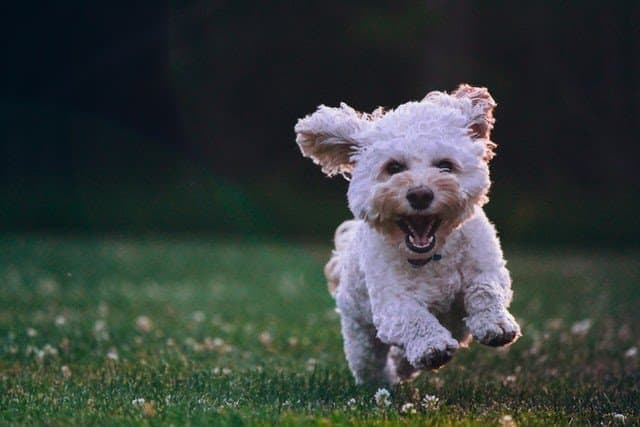
//> input picture ims/sample.jpg, 640 x 427 px
$ ./12_affine_transform ims/sample.jpg   (built with g++ and OpenCV 4)
//> lines starting //> are read from the running program, lines starting //| are printed output that depends on the picture
//
// Created by varora on 22/04/24.
//
#include "opencv2/imgcodecs.hpp"
#include "opencv2/highgui.hpp"
#include "opencv2/imgproc.hpp"
#include <iostream>

using namespace cv;
using namespace std;

int main( int argc, char** argv )
{
    CommandLineParser parser(argc, argv, "{@input | ims/sample.jpg | input image}");
    Mat src = imread( samples::findFile( parser.get<String>( "@input" ) ) );
//> src is the input picture: 427 rows x 640 cols, CV_8UC3; mean B, G, R 59.6, 63.1, 55.2
    if( src.empty() )
    {
        cout << "Could not open or find the image./n" << endl;
        cout << "Usage: " << argv[0] << " <Input image>" << endl;
        return -1;
    }

    Point2f srcTri[3];
    srcTri[0] = Point2f( 0.f, 0.f );
    srcTri[1] = Point2f( src.cols - 1.f, 0.f );
    srcTri[2] = Point2f( 0.f, src.rows - 1.f );

    Point2f dstTri[3];
    dstTri[0] = Point2f( 0.f, src.rows*0.33f );
    dstTri[1] = Point2f( src.cols*0.85f, src.rows*0.25f );
    dstTri[2] = Point2f( src.cols*0.15f, src.rows*0.7f );

    Mat warp_mat = getAffineTransform( srcTri, dstTri );

    Mat warp_dst = Mat::zeros( src.rows, src.cols, src.type() );

    warpAffine(src, warp_dst, warp_mat, warp_dst.size() );
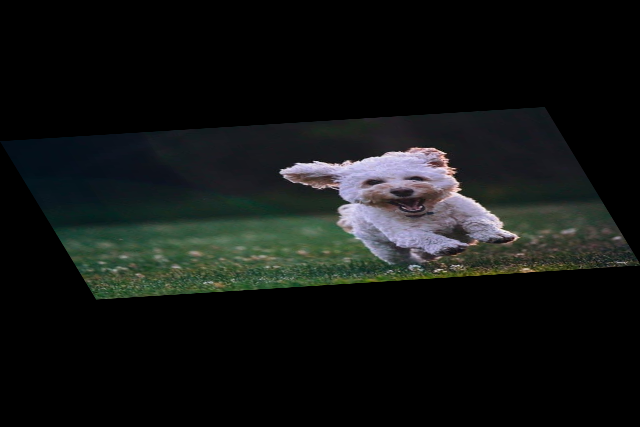
//> warp_dst: 427 rows x 640 cols, CV_8UC3; mean B, G, R 19.6, 20.7, 18.1

    Point center = Point( warp_dst.cols/2, warp_dst.rows/2 );
//> center = Point(320, 213)
    double angle = -50.0;
    double scale = 0.6;

    Mat rot_mat = getRotationMatrix2D( center, angle, scale );

    Mat warp_rotate_dst;
    warpAffine( warp_dst, warp_rotate_dst, rot_mat, warp_dst.size() );
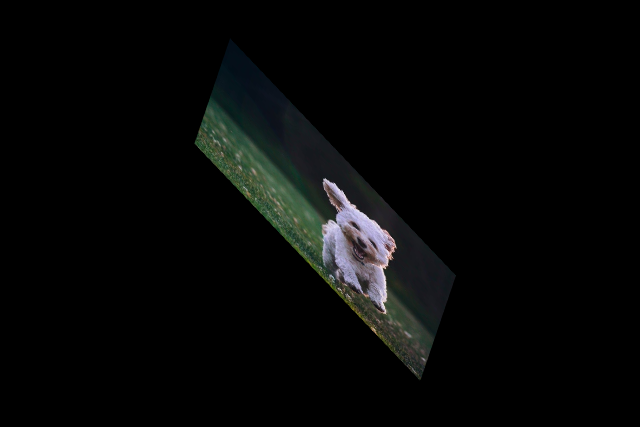
//> warp_rotate_dst: 427 rows x 640 cols, CV_8UC3; mean B, G, R 7, 7.5, 6.5

    imshow( "Source image", src );
    imshow( "Warp", warp_dst );
    imshow( "Warp + Rotate", warp_rotate_dst );

    waitKey();

    return 0;
}
